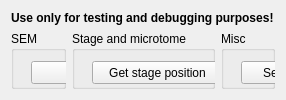
      <widget class="QWidget" name="comTests">
       <property name="sizePolicy">
        <sizepolicy hsizetype="Expanding" vsizetype="Expanding">
         <horstretch>0</horstretch>
         <verstretch>0</verstretch>
        </sizepolicy>
       </property>
       <attribute name="title">
        <string>Tests</string>
       </attribute>
       <layout class="QGridLayout" name="gridLayout_6">
        <item row="1" column="0">
         <widget class="QGroupBox" name="groupBox_4">
          <property name="sizePolicy">
           <sizepolicy hsizetype="Preferred" vsizetype="Preferred">
            <horstretch>0</horstretch>
            <verstretch>20</verstretch>
           </sizepolicy>
          </property>
          <property name="title">
           <string>SEM</string>
          </property>
          <widget class="QPushButton" name="pushButton_testGetMag">
           <property name="geometry">
            <rect>
             <x>20</x>
             <y>30</y>
             <width>131</width>
             <height>23</height>
            </rect>
           </property>
           <property name="text">
            <string>Get mag</string>
           </property>
          </widget>
          <widget class="QPushButton" name="pushButton_testSetMag">
           <property name="geometry">
            <rect>
             <x>20</x>
             <y>60</y>
             <width>131</width>
             <height>23</height>
            </rect>
           </property>
           <property name="text">
            <string>Set mag to 1K</string>
           </property>
          </widget>
          <widget class="QPushButton" name="pushButton_testZeissAPIVersion">
           <property name="geometry">
            <rect>
             <x>20</x>
             <y>400</y>
             <width>131</width>
             <height>23</height>
            </rect>
           </property>
           <property name="text">
            <string>Zeiss API Version</string>
           </property>
          </widget>
          <widget class="QPushButton" name="pushButton_testGetFocus">
           <property name="geometry">
            <rect>
             <x>20</x>
             <y>90</y>
             <width>131</width>
             <height>23</height>
            </rect>
           </property>
           <property name="text">
            <string>Get working distance</string>
           </property>
          </widget>
          <widget class="QPushButton" name="pushButton_testSetFocus">
           <property name="geometry">
            <rect>
             <x>20</x>
             <y>120</y>
             <width>131</width>
             <height>23</height>
            </rect>
           </property>
           <property name="text">
            <string>Set WD to 6mm</string>
           </property>
          </widget>
          <widget class="QPushButton" name="pushButton_testRunAutofocus">
           <property name="geometry">
            <rect>
             <x>20</x>
             <y>150</y>
             <width>131</width>
             <height>23</height>
            </rect>
           </property>
           <property name="text">
            <string>Run autofocus</string>
           </property>
          </widget>
         </widget>
        </item>
        <item row="1" column="1">
         <widget class="QGroupBox" name="groupBox_6">
          <property name="sizePolicy">
           <sizepolicy hsizetype="Preferred" vsizetype="Preferred">
            <horstretch>0</horstretch>
            <verstretch>20</verstretch>
           </sizepolicy>
          </property>
          <property name="title">
           <string>Stage and microtome</string>
          </property>
          <widget class="QPushButton" name="pushButton_testGetStage">
           <property name="geometry">
            <rect>
             <x>20</x>
             <y>30</y>
             <width>131</width>
             <height>23</height>
            </rect>
           </property>
           <property name="text">
            <string>Get stage position</string>
           </property>
          </widget>
          <widget class="QPushButton" name="pushButton_testSetStage">
           <property name="geometry">
            <rect>
             <x>20</x>
             <y>60</y>
             <width>131</width>
             <height>23</height>
            </rect>
           </property>
           <property name="text">
            <string>Set stage X to X+10</string>
           </property>
          </widget>
          <widget class="QPushButton" name="pushButton_testNearKnife">
           <property name="geometry">
            <rect>
             <x>20</x>
             <y>90</y>
             <width>131</width>
             <height>23</height>
            </rect>
           </property>
           <property name="text">
            <string>Near knife</string>
           </property>
          </widget>
          <widget class="QPushButton" name="pushButton_testStopDMScript">
           <property name="geometry">
            <rect>
             <x>20</x>
             <y>400</y>
             <width>131</width>
             <height>23</height>
            </rect>
           </property>
           <property name="text">
            <string>Stop DM script</string>
           </property>
          </widget>
          <widget class="QPushButton" name="pushButton_testClearKnife">
           <property name="geometry">
            <rect>
             <x>20</x>
             <y>120</y>
             <width>131</width>
             <height>23</height>
            </rect>
           </property>
           <property name="text">
            <string>Clear knife</string>
           </property>
          </widget>
          <widget class="QPushButton" name="pushButton_testMotors">
           <property name="geometry">
            <rect>
             <x>20</x>
             <y>150</y>
             <width>131</width>
             <height>23</height>
            </rect>
           </property>
           <property name="text">
            <string>XYZ motor test</string>
           </property>
          </widget>
          <widget class="QPushButton" name="pushButton_testSendCommand">
           <property name="geometry">
            <rect>
             <x>20</x>
             <y>240</y>
             <width>131</width>
             <height>23</height>
            </rect>
           </property>
           <property name="text">
            <string>Send command to DM</string>
           </property>
          </widget>
          <widget class="QPushButton" name="pushButton_testMotorStatusDlg">
           <property name="geometry">
            <rect>
             <x>20</x>
             <y>180</y>
             <width>131</width>
             <height>23</height>
            </rect>
           </property>
           <property name="text">
            <string>Motor status</string>
           </property>
          </widget>
          <widget class="QPushButton" name="pushButton_testRunMaintenanceMoves">
           <property name="geometry">
            <rect>
             <x>20</x>
             <y>210</y>
             <width>131</width>
             <height>23</height>
            </rect>
           </property>
           <property name="text">
            <string>Maintenance moves</string>
           </property>
          </widget>
          <widget class="QPushButton" name="pushButton_testMillMov">
           <property name="geometry">
            <rect>
             <x>20</x>
             <y>300</y>
             <width>131</width>
             <height>23</height>
            </rect>
           </property>
           <property name="text">
            <string>Mill movement</string>
           </property>
          </widget>
          <widget class="QPushButton" name="pushButton_testMilling">
           <property name="geometry">
            <rect>
             <x>20</x>
             <y>330</y>
             <width>131</width>
             <height>23</height>
            </rect>
           </property>
           <property name="text">
            <string>Milling (full)</string>
           </property>
          </widget>
          <widget class="QPushButton" name="pushButton_testGetMillPos">
           <property name="geometry">
            <rect>
             <x>20</x>
             <y>270</y>
             <width>131</width>
             <height>23</height>
            </rect>
           </property>
           <property name="text">
            <string>Get mill position</string>
           </property>
          </widget>
         </widget>
        </item>
        <item row="1" column="2">
         <widget class="QGroupBox" name="groupBox_7">
          <property name="sizePolicy">
           <sizepolicy hsizetype="Preferred" vsizetype="Preferred">
            <horstretch>0</horstretch>
            <verstretch>20</verstretch>
           </sizepolicy>
          </property>
          <property name="title">
           <string>Misc</string>
          </property>
          <widget class="QPushButton" name="pushButton_testSendEMail">
           <property name="geometry">
            <rect>
             <x>20</x>
             <y>30</y>
             <width>131</width>
             <height>23</height>
            </rect>
           </property>
           <property name="text">
            <string>Send test e-mail</string>
           </property>
          </widget>
          <widget class="QPushButton" name="pushButton_testPlasmaCleaner">
           <property name="geometry">
            <rect>
             <x>20</x>
             <y>60</y>
             <width>131</width>
             <height>23</height>
            </rect>
           </property>
           <property name="text">
            <string>Plasma cleaner test</string>
           </property>
          </widget>
          <widget class="QPushButton" name="pushButton_testServerRequest">
           <property name="geometry">
            <rect>
             <x>20</x>
             <y>90</y>
             <width>131</width>
             <height>23</height>
            </rect>
           </property>
           <property name="text">
            <string>Test server request</string>
           </property>
          </widget>
          <widget class="QPushButton" name="pushButton_testCustom">
           <property name="geometry">
            <rect>
             <x>20</x>
             <y>400</y>
             <width>131</width>
             <height>23</height>
            </rect>
           </property>
           <property name="text">
            <string>Custom test</string>
           </property>
          </widget>
          <widget class="QPushButton" name="pushButton_testDebrisDetection">
           <property name="geometry">
            <rect>
             <x>20</x>
             <y>120</y>
             <width>131</width>
             <height>23</height>
            </rect>
           </property>
           <property name="text">
            <string>Debris detection test</string>
           </property>
          </widget>
         </widget>
        </item>
        <item row="0" column="0" colspan="3">
         <widget class="QLabel" name="label_3">
          <property name="sizePolicy">
           <sizepolicy hsizetype="Preferred" vsizetype="Preferred">
            <horstretch>0</horstretch>
            <verstretch>1</verstretch>
           </sizepolicy>
          </property>
          <property name="font">
           <font>
            <weight>75</weight>
            <bold>true</bold>
           </font>
          </property>
          <property name="text">
           <string>Use only for testing and debugging purposes!</string>
          </property>
         </widget>
        </item>
       </layout>
      </widget>
